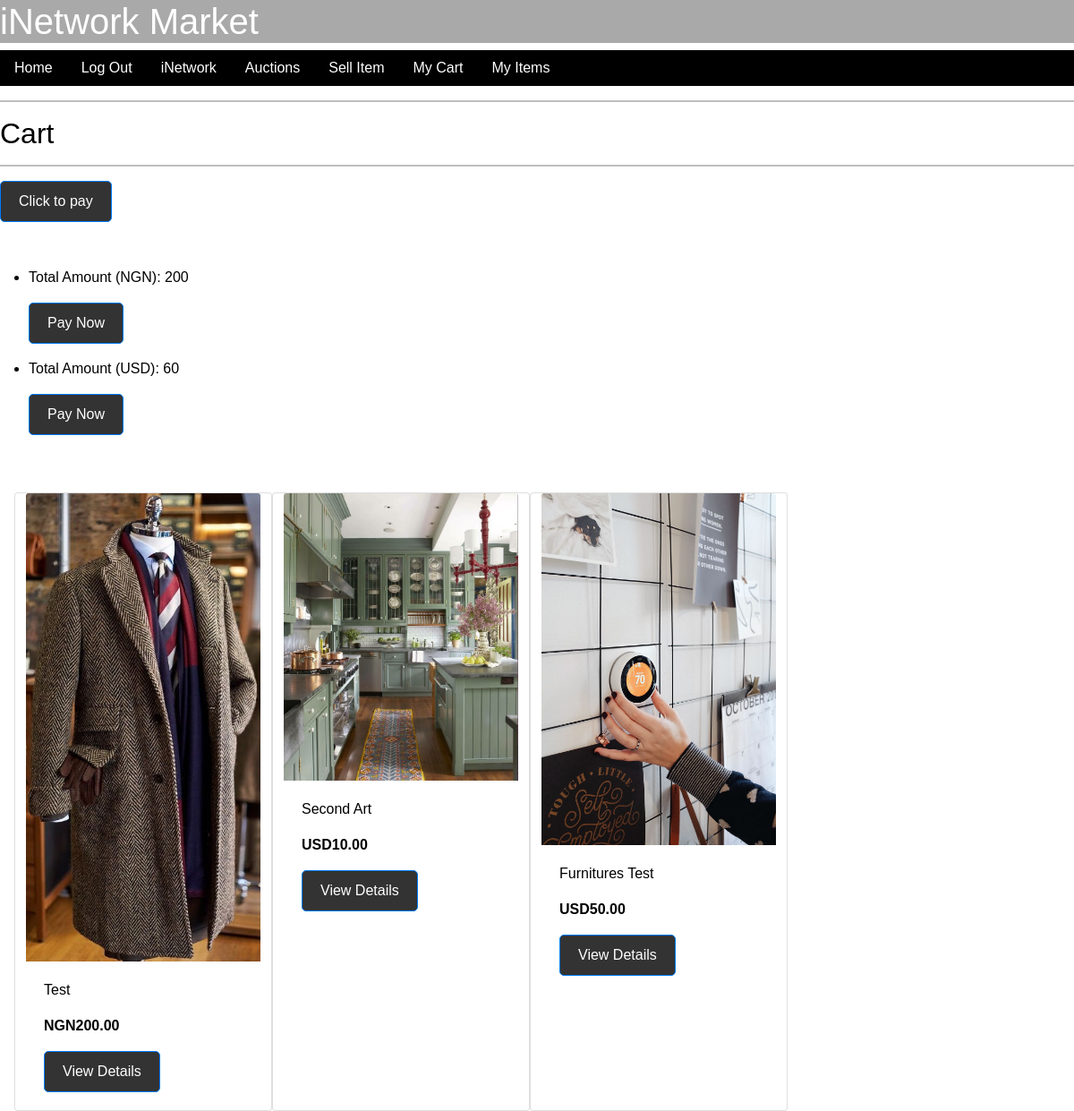
The page /market/cart (signed in) on the database its author committed.
### network/models.py (models this page shows, shortened)
class MarketCurrency(models.Model):
    currencyName = models.CharField(max_length=50)
    def __str__(self):
        return self.currencyName

class Market(models.Model):
    title = models.CharField(max_length=100)
    transaction_reference = models.CharField(max_length=100, default="aa")
    description = models.CharField(max_length=1000)
    phone_number = models.CharField(max_length=15, default="Not Provided")
    currency = models.ForeignKey(MarketCurrency, on_delete=models.CASCADE, blank=True, null=True, related_name="market_currency")
    price = models.DecimalField(max_digits=10, decimal_places=5)
    isActive = models.BooleanField(default=True)
    isFeatured = models.BooleanField(default=False)
    completed = models.BooleanField(default=False)
    owner = models.ForeignKey(User, on_delete=models.CASCADE, blank=True, null=True, related_name="market_user")
    category = models.ForeignKey(MarketCategory, on_delete=models.CASCADE, blank=True, null=True, related_name="market_category")
    cart = models.ManyToManyField(User, blank=True, related_name="cart")

class MarketImage(models.Model):
    item = models.ForeignKey(Market, on_delete=models.CASCADE, related_name="images")
    image = models.ImageField(upload_to='images/')

### network/views_market.py (the view)
def display_cart(request):
    if not request.user.is_authenticated:
        error_message = "You need to log in to access this page."
        return render(request, "market/error.html", {
            "error": error_message,
        })
    currentUser = request.user
    items = currentUser.cart.all()
    amount = {}
    for item in items:
        currency = item.currency
        amount[currency] = items.filter(currency=currency).aggregate(total=Sum('price'))['total']
    currencies = [
        "AED", "ARS", "AUD", "BRL", "CAD", "CHF", "CZK", "ETB", "EUR", "GBP",
        "GHS", "ILS", "INR", "JPY", "KES", "MAD", "MUR", "MYR", "NGN", "NOK",
        "NZD", "PEN", "PLN", "RUB", "RWF", "SAR", "SEK", "SGD", "SLL", "TZS",
        "UGX", "USD", "XAF", "XOF", "ZAR", "ZMK", "ZMW", "MWK"
    ]
    context = {
        "items": items,
        "flutterwaveCurrencies": currencies,
        "amount": amount,
    }
    return render(request, "market/cart.html", context)

### network/templates/market/cart.html (shortened to what this page needs)
{% extends "market/layout.html" %}
{% block body %}
<h2>Cart</h2>
<hr>
<button style="margin-bottom: 50px;" type="button" class="btn btn-primary" onclick="openPaymentModal()">Click to pay</button>
                    {% for currency, total_amount in amount.items %}
                        <ul>
                            <li>
                                <p>Total Amount ({{ currency }}): <span id="total_amount_{{ currency }}">{{ total_amount }}</span></p>
                                <button type="button" class="btn btn-primary" onclick="makePayment('{{ total_amount }}', '{{ currency }}')">Pay Now</button>
                            </li>
                        </ul>
                    {% endfor %}
                <br>
                <br>
<div class="row mx-3">
    {% for item in items %}
        <div class="card" style="width: 18rem;">
            {% if item.images.exists %}
                <img class="card-img-top" src="{{ item.images.first.image.url }}" alt="{{ item.title }}">
            {% endif %}
            <div class="card-body">
                <p>{{item.title}}</p>
                <p class="card-text"><strong>{{ item.currency }}{{ item.price|floatformat:2 }}</strong></p>
                <a href="{% url 'item' item.id %}" class="btn btn-primary">View Details</a>
            </div>
        </div>
    {% endfor %}
</div>
{% endblock %}

### network/templates/market/layout.html (shortened to what this page needs)
{% load static %}
<!DOCTYPE html>
<html lang="en">
<head>
    <link href="https://cdn.jsdelivr.net/npm/bootstrap@5.1.3/dist/css/bootstrap.min.css" rel="stylesheet">
    <link rel="stylesheet" href="https://stackpath.bootstrapcdn.com/bootstrap/4.5.2/css/bootstrap.min.css">
    <link rel="stylesheet" href="https://stackpath.bootstrapcdn.com/bootstrap/4.4.1/css/bootstrap.min.css">
    <link href="{% static 'market/styles.css' %}" rel="stylesheet">
</head>
<body>
    <div class="header-text">
        <h1 id="page-title">iNetwork Market</h1>
    </div>
    <ul class="nav">
        <li class="nav-item">
            <a class="nav-link" href="{% url 'market' %}">Home</a>
        </li>
        {% if user.is_authenticated %}
            <li class="nav-item">
                <a class="nav-link" href="{% url 'market_logout' %}">Log Out</a>
            </li>
            <li class="nav-item">
                <a class="nav-link" href="{% url 'index' %}">iNetwork</a>
            </li>
            <li class="nav-item">
                <a class="nav-link" href="{% url 'auctions' %}">Auctions</a>
            </li>
            <li class="nav-item">
                <a class="nav-link" href="{% url 'post_item' %}">Sell Item</a>
            </li>
            <li class="nav-item">
                <a class="nav-link" href="{% url 'cart' %}">My Cart</a>
            </li>
            <li class="nav-item">
                <a class="nav-link" href="{% url 'my_items' %}">My Items</a>
            </li>
        {% endif %}
    </ul>
    <hr>
        {% block body %}
        {% endblock %}
</body>
</html>

### network/static/market/styles.css (style rules this page uses)
#page-title { background-color: darkgray; color: white; }
.header-text { background-color: black; color: white; }
.nav { background-color: black; }
body { margin: 0; padding: 0; background-color: white; color: black; }
body { font-family: Arial, sans-serif; }
.btn { display: inline-block; padding: 10px 20px; background-color: #333; color: #fff; text-decoration: none; border-radius: 5px; }
#page-title { position: relative; z-index: 1; }
.nav-link { color: white; }

### rows shown on the page
MarketCurrency: currencyName "NGN", total_amount "200"
MarketCurrency: currencyName "USD", total_amount "60"
Market: images.first.image (picture), title "Test", currency "NGN", price "200.00"
Market: images.first.image (picture), title "Second Art", currency "USD", price "10.00"
Market: images.first.image (picture), title "Furnitures Test", currency "USD", price "50.00"
